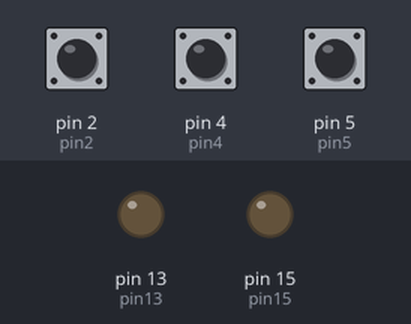
Recording of a sketch running on a simulated Arduino Uno, built with avr-gcc and run on an emulated ATmega328P. On the bench: output pins drawn as LEDs (lit = HIGH). Inputs (shaded band) come from the test bench; at power-on: pin 4 (pin4) HIGH, pin 5 (pin5) HIGH, pin 2 (pin2) HIGH. What the sketch prints to the serial monitor is not drawn.

Above: at 1.2 s.
1.3 s: pin 4 (pin4) pulled LOW for 0.15 s
At 1.4 s:
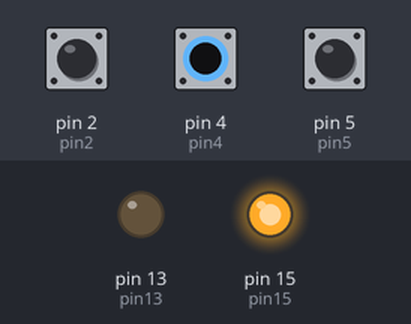
3.0 s: pin 5 (pin5) pulled LOW for 1 s
At 3.8 s:
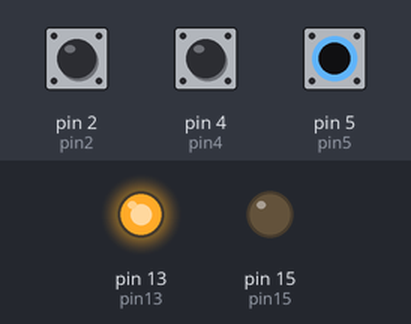
5.5 s: pin 5 (pin5) pulled LOW for 3.2 s
At 9.2 s:
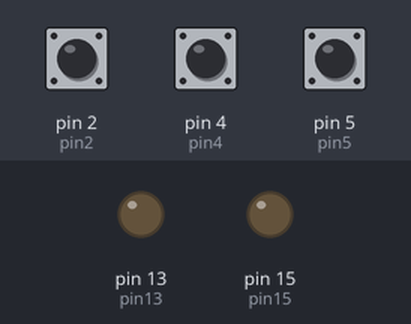
10.2 s: pin 4 (pin4) pulled LOW for 3.2 s
At 10.5 s:
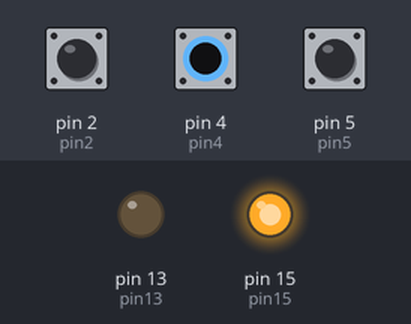
16.4 s: pin 4 (pin4) driven LOW and pin 5 (pin5) driven LOW
At 17.5 s:
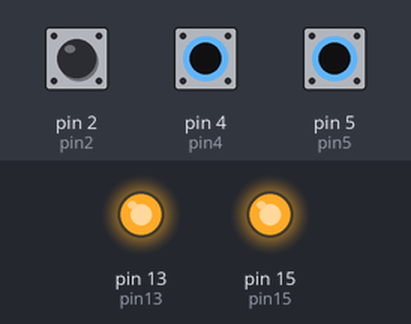
Timing chart, 0 to 19.4 s (numbered marks = the images above; inputs shaded):
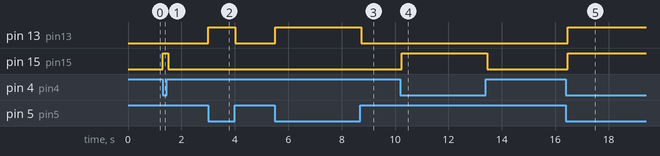

The sketch:

SerialPrint.ino
```cpp
/*
本程序为 模拟电子秤输出
//*/

/**
*                             _ooOoo_
*                            o8888888o
*                            88" . "88
*                            (| -_- |)
*                            O\  =  /O
*                         ____/`---'\____
*                       .'  \\|     |//  `.
*                      /  \\|||  :  |||//  \
*                     /  _||||| -:- |||||-  \
*                     |   | \\\  -  /// |   |
*                     | \_|  ''\---/''  |   |
*                     \  .-\__  `-`  ___/-. /
*                   ___`. .'  /--.--\  `. . __
*                ."" '<  `.___\_<|>_/___.'  >'"".
*               | | :  `- \`.;`\ _ /`;.`/ - ` : | |
*               \  \ `-.   \_ __\ /__ _/   .-` /  /
*          ======`-.____`-.___\_____/___.-`____.-'======
*                             `=---='
*          ^^^^^^^^^^^^^^^^^^^^^^^^^^^^^^^^^^^^^^^^^^^^^
*                     佛祖保佑        永无BUG
//*/

const byte pin2 = 2;   // 重量归零
const byte pin4 = 4;   // 重量增加
const byte pin5 = 5;   // 重量减少
const byte pin13 = 13; // 增加时亮灯
const byte pin15 = 15; // 减少时亮灯

byte pin2_state = 0;
byte pin4_state = 0;
byte pin5_state = 0;

float weightF = 0.00;

void setup()
{
  // put your setup code here, to run once:
  // 设置串口波特率为9600
  Serial.begin(9600);

  // 高电平=3.3VDC 低电平=0VDC
  // 以下引脚低电平触发,默认全部设为高电平
  // 以下引脚低电平触发,默认全部设为高电平
  // 以下引脚低电平触发,默认全部设为高电平
  pinMode(pin2, INPUT);        // 设置为输入模式,此引脚默认就是高电平,不需要用INPUT_PULLUP人为的"上拉"
  pinMode(pin4, INPUT_PULLUP); // 设置为输入模式,电压默认为低电平,使用内部"上拉"电阻,人为设置成高电平.
  pinMode(pin5, INPUT_PULLUP); // 设置为输入模式,电压默认为低电平,使用内部"上拉"电阻,人为设置成高电平.
  pinMode(pin13, OUTPUT);
  pinMode(pin15, OUTPUT);
}

void loop()
{
  // put your main code here, to run repeatedly:

  // 循环显示当前的重量
  printWeightF(weightF);

  pin2_state = digitalRead(pin2); // 循环获取GPIO2脚的电平状态.HIGH OR LOW 对应为 1 或 0
  pin4_state = digitalRead(pin4); // 循环获取GPIO4脚的电平状态.HIGH OR LOW 对应为 1 或 0
  pin5_state = digitalRead(pin5); // 循环获取GPIO5脚的电平状态.HIGH OR LOW 对应为 1 或 0

  // 归零
  //  pin2(GPIO2)电压为低电平(0v)时,重量数字=0.00
  if (pin2_state == LOW)
  {
    weightF = 0.00;
    printWeightF(weightF);
  }

  // 增加
  //  pin5(GPIO5)电压为低电平(0v)时,重量数字增加0.01
  if (pin5_state == LOW)
  {
    //
    weightF += 0.01;
    printWeightF(weightF);
    digitalWrite(pin13, HIGH);
  }
  else
  {
    digitalWrite(pin13, LOW);
  }

  // 减少
  //  pin4(GPIO4)电压为低电平(0v)并且重量数字大于0,重量数字减少0.1
  if (pin4_state == LOW)
  {
    weightF -= 0.01;

    if (weightF <= 0)
    {
      weightF = 0.00;
    }
    printWeightF(weightF);
    digitalWrite(pin15, HIGH);
  }
  else
  {
    digitalWrite(pin15, LOW);
  }

  // 延时100毫秒,输出下一个状态的值
  delay(100);
}

// 单精度数字(float)转字符串输出
void printWeightF(float number)
{
  /*输出格式为反序输出,输出格式为 xx.yyy000=
  例如重量=12.34
  反序输出为"43.21000="
  这是模拟电子秤表头的输出格式

  以下是串口调试器数据解析设置
  {
    重量回调方式: 只读式

    所占字节: 8

    是否反转: 是

    标识符: =

    标识符位置: 0

    整数起始位置: 4

    整数结束位置: 7

    小数起始位置: 1

    小数结束位置: 2
  }
  //*/

  // 原始字符串拼接,至少3个0,多加几个没问题的,重量解析时又会做一次反向读取
  // 如发送的反序数据为43.21000= ,接收的正序数据为 =00012.43
  String str = "=000" + String(number);

  // 获取原始字符串的长度
  int len = str.length();

  // 开始反向取值并输出
  for (int i = len - 1; i >= 0; i--)
  {
    // 逐个字符输出至串口
    Serial.print(str[i]);
  }
}
```

Measured:
- after the input at 1.3 s, pin 15 (pin15): LOW → HIGH at once, → LOW 0.20 s later
- after the input at 3.0 s, pin 13 (pin13): LOW → HIGH at once, → LOW 1.0 s later
- after the input at 5.5 s, pin 13 (pin13): LOW → HIGH at once, → LOW 3.2 s later
- after the input at 10.2 s, pin 15 (pin15): LOW → HIGH at once, → LOW 3.2 s later
- after the input at 16.4 s, pin 13 (pin13), pin 15 (pin15): LOW → HIGH after 0.07 s
